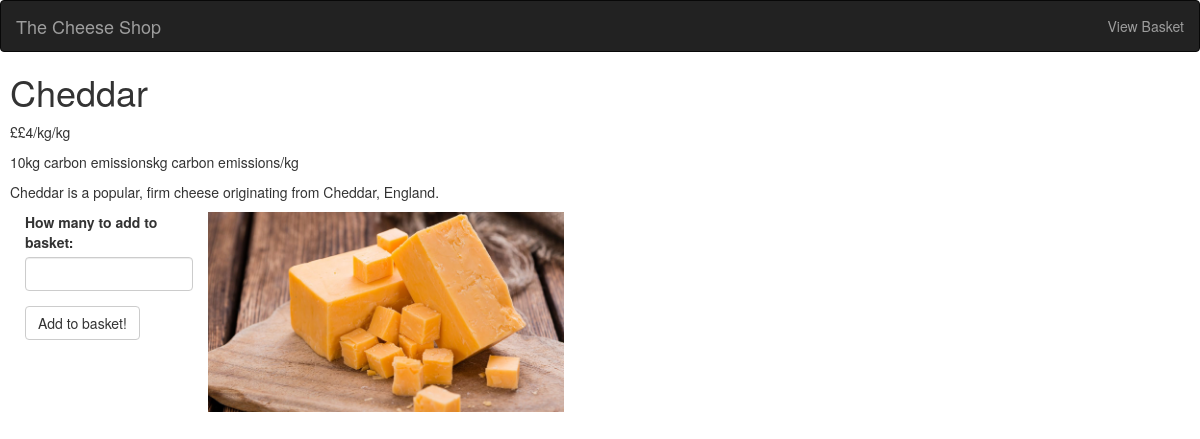
Before: /cheese/1 with the older database file.
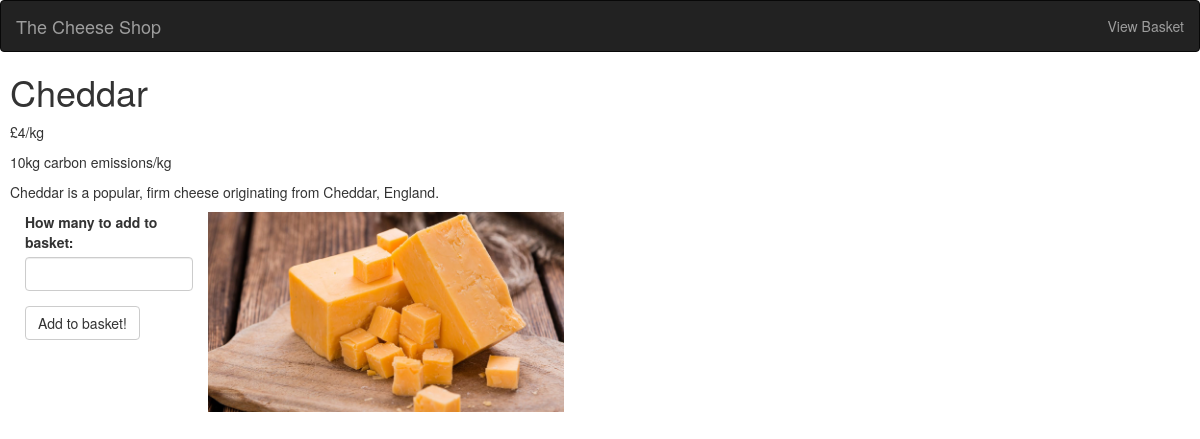
After: the same page with the newer database file.
### app.py (models this page shows)
class Cheeses(db.Model):
    __tablename__ = "cheeses"
    id = db.Column(db.Integer, primary_key=True)
    name = db.Column(db.String(16), index=True, unique=True)
    price = db.Column(db.String(8))
    description = db.Column(db.Text)
    impact = db.Column(db.String(32))

### app.py (the view)
@app.route("/cheese/<int:cheeseId>", methods = ["GET", "POST"])
def singleProductPage(cheeseId):
    cheeses = Cheeses.query.all()
    if cheeseId < 0 or cheeseId > len(cheeses):
        abort(404)
    if "basket" not in session:
        print("New session",flush=True)
        session["basket"] = []
    form = QuantityForm()
    if form.validate_on_submit():
        quantity = form.quantity.data
        session["basket"].append({"id": cheeseId-1 , "quantity": quantity})
        session.modified = True
        return render_template("SingleCheeseBasket.html", cheeses = cheeses[cheeseId-1])
    else:
        return render_template("SingleCheese.html", cheeses = cheeses[cheeseId-1], form=form)

### app.py
class QuantityForm(FlaskForm):
    quantity = IntegerField("How many to add to basket: ",validators = [DataRequired(),NumberRange(0,50)])
    submit = SubmitField("Add to basket!")

### templates/SingleCheese.html
{% extends "base.html" %}
{% block content %}
<div style="margin-left: 10px;">
    <h1>{{ cheeses.name }}</h1>
    <p>£{{ cheeses.price }}/kg</p>
    <p>{{ cheeses.impact }}kg carbon emissions/kg</p>
    <p>{{ cheeses.description }}</p>
    <div class="col-md-2">
        {{ wtf.quick_form(form) }}
    </div>
    <img src="/static/{{ cheeses.name }}.jpg" alt="An image of {{ cheeses.name }}" style="max-height: 200px; max-width: 400px;">
</div>
{% endblock %}

### templates/base.html (shortened to what this page needs)
{% extends "bootstrap/base.html" %}
{% import "bootstrap/wtf.html" as wtf %}
{% block navbar %}
  <nav class="navbar navbar-inverse">
    <div class="container-fluid">
      <div class="navbar-header">
        <a class="navbar-brand" href="{{ url_for('galleryPage') }}">The Cheese Shop</a>
      </div>
      <ul class="nav navbar-nav navbar-right">
        <li><a class="nav-link" href="{{ url_for('basketPage') }}">View Basket</a></li>
      </ul>
    </div>
  </nav>
{% endblock %}

Changed rows visible on the page:
changed Cheeses "Cheddar": price "£4/kg" → "4"; impact "10kg carbon emissions" → "10"
